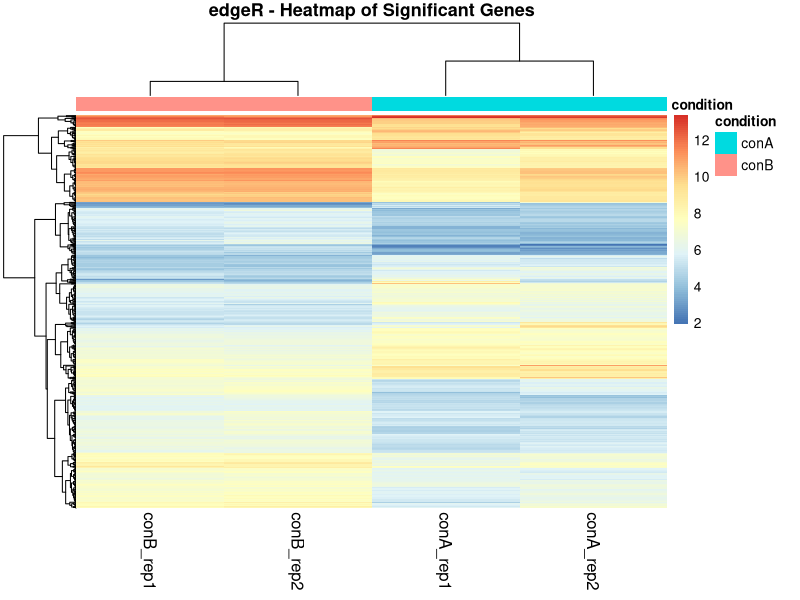
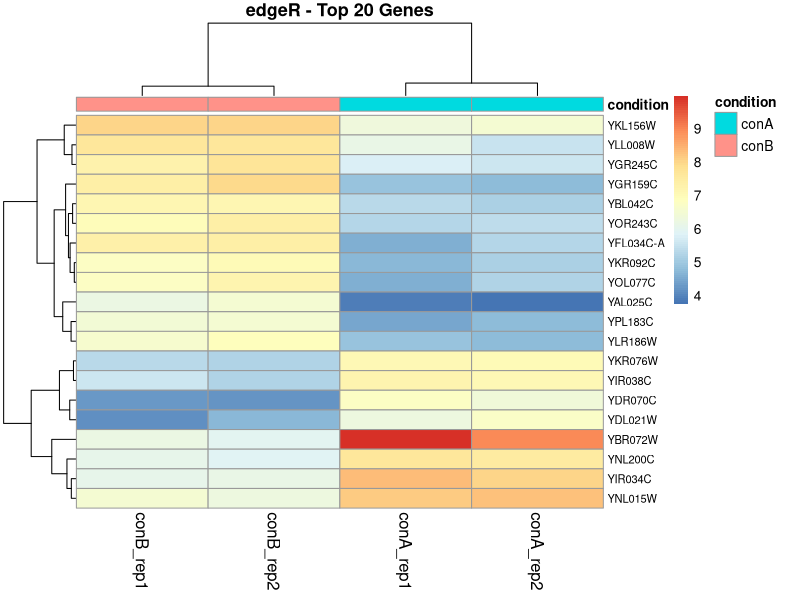
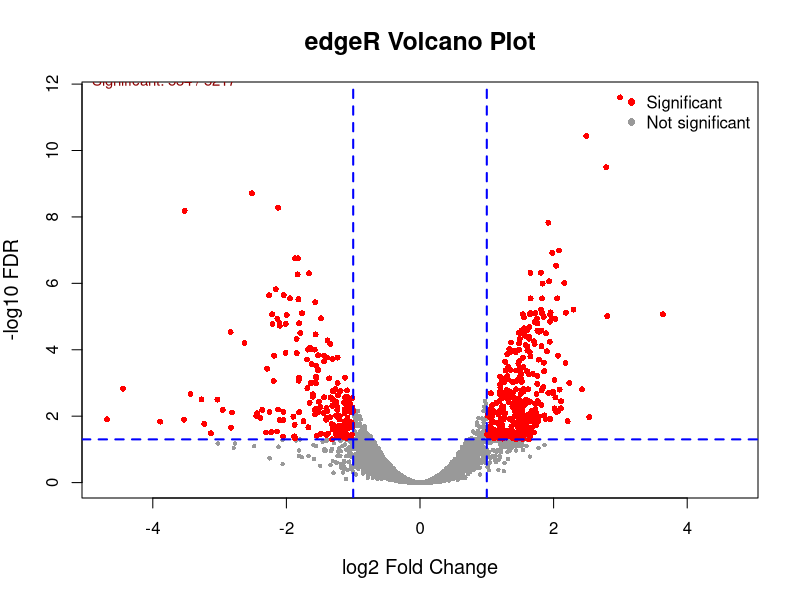

Generate these figures, in order, with R:
setwd("/path/to/gene_counts.txt")
getwd()

# calculating RPKM
library(tidyverse)
out_FeatCount_mut_rep_count = read.delim("gene_counts.txt", skip=1, check.names = FALSE)

# edgeR
library(edgeR)
library(dplyr)
library(pheatmap)
library(ggplot2)
library(ggrepel)

# Prepare count matrix
counts_data = out_FeatCount_mut_rep_count[, 7:10]
colnames(counts_data) = c("conA_rep1", "conA_rep2", "conB_rep1", "conB_rep2")
rownames(counts_data) = out_FeatCount_mut_rep_count$Geneid
counts_data = counts_data[!is.na(rownames(counts_data)), ]
counts_data = counts_data[!duplicated(rownames(counts_data)), ]

# Create group information
group = factor(c("conA", "conA", "conB", "conB"))
# Build DGEList
y = DGEList(counts = counts_data, group = group)
# Filter low-expression genes
keep = filterByExpr(y)
y = y[keep, , keep.lib.sizes = FALSE]
# Normalize
y = calcNormFactors(y)
# Estimate dispersions
y = estimateDisp(y)
# Exact test
et = exactTest(y)

# Results
results_edgeR = topTags(et, n = Inf)$table
write.csv(results_edgeR, file = "edger_results.csv")

# Variance-stabilized logCPM for visualization
logCPM = cpm(y, log = TRUE, prior.count = 2)

# Heatmap of significant genes (FDR < 0.05)
sig_genes = rownames(results_edgeR[results_edgeR$FDR < 0.05, ])
pheatmap(logCPM[sig_genes, ],
           cluster_rows = TRUE,
           cluster_cols = TRUE,
           annotation_col = data.frame(condition = group, row.names = colnames(logCPM)),
           show_rownames = FALSE,
           fontsize_col = 12,
           main = "edgeR - Heatmap of Significant Genes")

# Heatmap of top 20 genes by FDR
topN = 20
top_genes = rownames(results_edgeR)[1:min(topN, nrow(results_edgeR))]
length(top_genes) >= 2
pheatmap(logCPM[top_genes, ],
           cluster_rows = TRUE,
           cluster_cols = TRUE,
           annotation_col = data.frame(condition = group, row.names = colnames(logCPM)),
           fontsize_row = 8,
           fontsize_col = 12,
           main = paste("edgeR - Top", topN, "Genes"))

# volcano plot
res_df = results_edgeR
p_threshold = 0.05
fc_threshold = 1
res_df$neg_log10_p = -log10(res_df$FDR)
res_df$significant = ifelse(res_df$FDR < p_threshold & abs(res_df$logFC) >= fc_threshold,
                             "Significant", "Not significant")
xlim_range = c(-max(abs(res_df$logFC), na.rm = TRUE),
                 max(abs(res_df$logFC), na.rm = TRUE))
plot(res_df$logFC, res_df$neg_log10_p,
     type = "n",
     xlab = "log2 Fold Change",
     ylab = "-log10 FDR",
     main = "edgeR Volcano Plot",
     cex.lab = 1.2,
     cex.main = 1.5,
     xlim = xlim_range)
points(res_df$logFC[res_df$significant == "Not significant"],
       res_df$neg_log10_p[res_df$significant == "Not significant"],
       col = "gray60", pch = 16, cex = 0.6)
points(res_df$logFC[res_df$significant == "Significant"],
       res_df$neg_log10_p[res_df$significant == "Significant"],
       col = "red", pch = 16, cex = 0.8)
abline(h = -log10(p_threshold), col = "blue", lty = 2, lwd = 2)
abline(v = c(-fc_threshold, fc_threshold), col = "blue", lty = 2, lwd = 2)
legend("topright",
       legend = c("Significant", "Not significant"),
       col = c("red", "gray60"),
       pch = 16,
       bty = "n")
sig_count = sum(res_df$significant == "Significant")
total_count = nrow(res_df)
text(par("usr")[1], par("usr")[4],
     paste("Significant:", sig_count, "/", total_count),
     pos = 4, col = "darkred", cex = 0.9)
